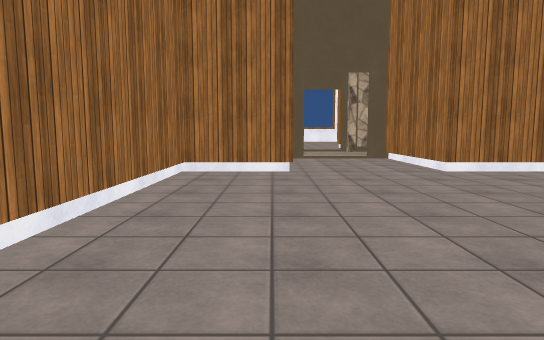
[1] (above)

16 first-person views from a walk through a scene from a Unity 3-D project. The camera is 1.2 m above the floor, tilts 6° down and sees 75° across. Doors are open. The floor is counted in squares, 2 m on a side. Each view is taken from the middle of a square. On the plan, view 1 faces up. The plan holds only what a view shows up to about 10 squares ahead; the rest is blank. The place goes on beyond the plan. Some animated figures are not drawn. Some surface patterns are stand-ins.

[2]
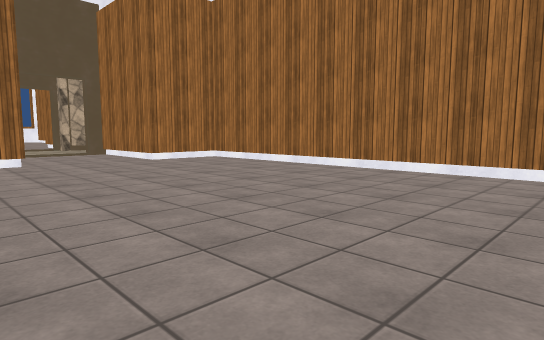

[3]
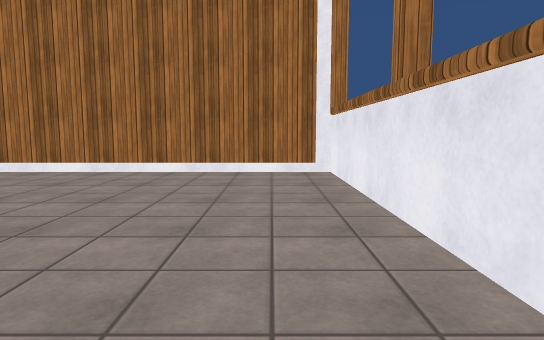

[4]
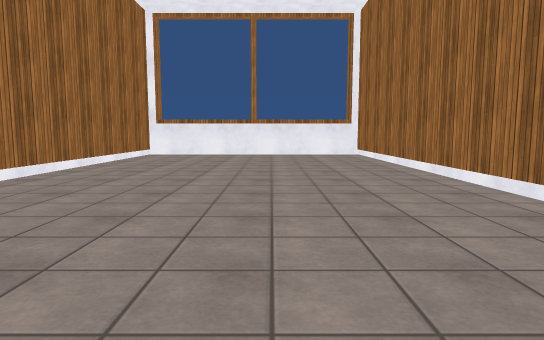

[5]
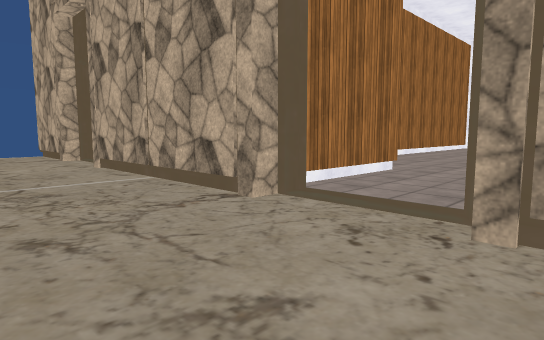

[6]
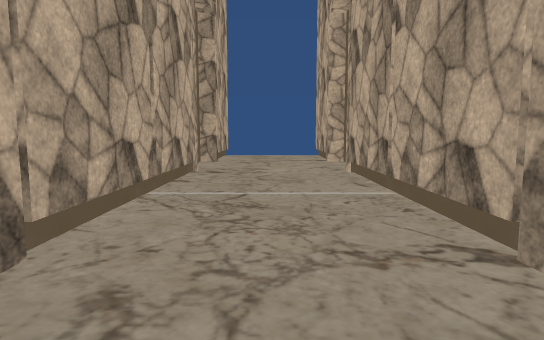

[7]
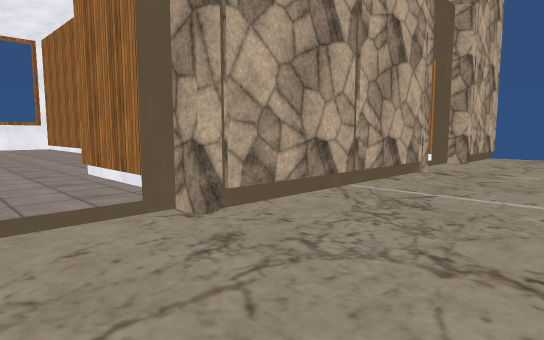

[8]
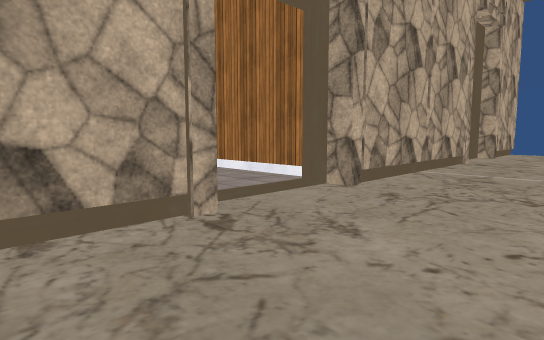

[9]
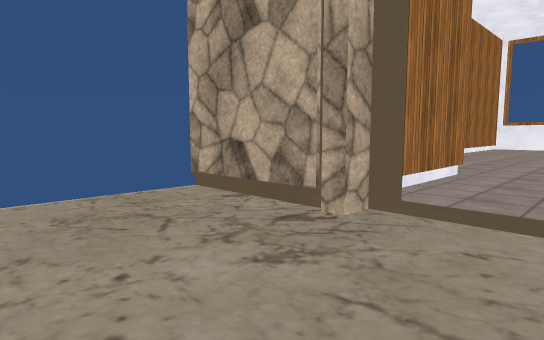

[10]
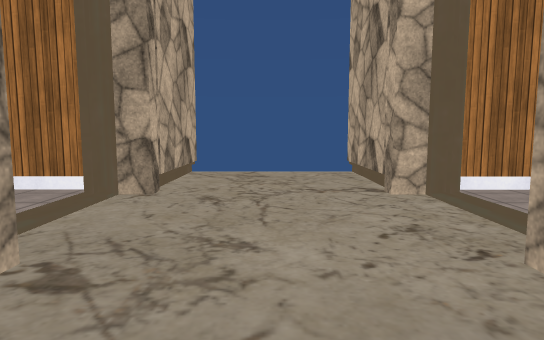

[11]
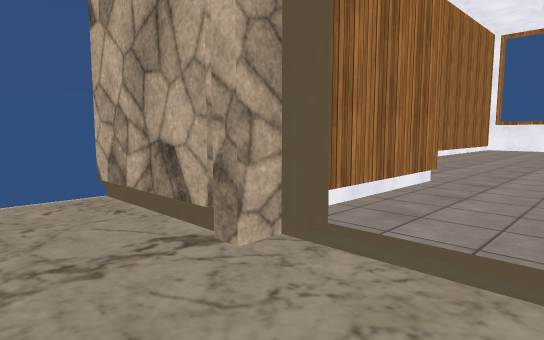

[12]
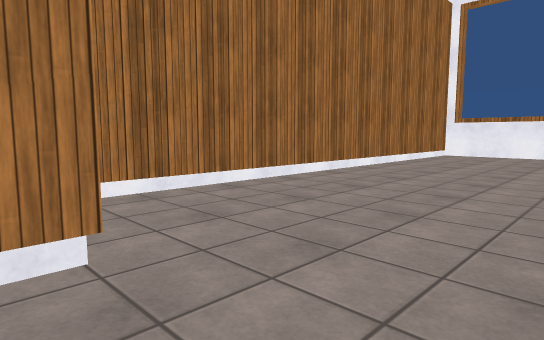

[13]
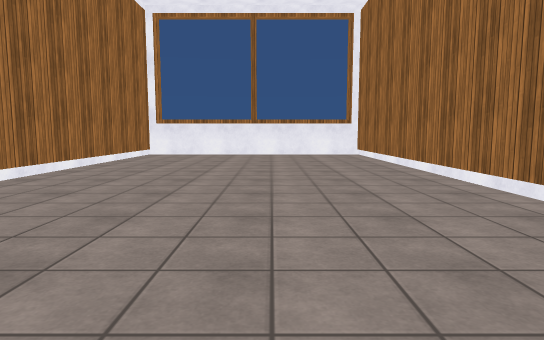

[14]
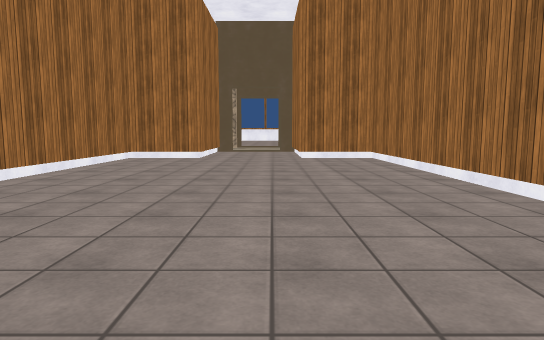

[15]
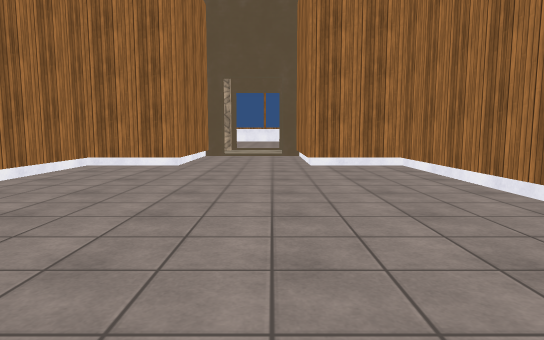

[16]
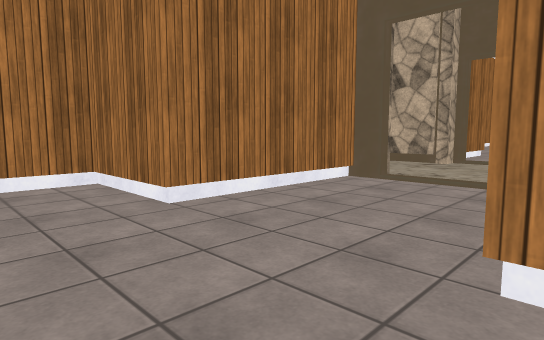

### Floor plan
Points are (right, up) in squares from view 1. A wall is a line through its corners. A room is listed if a view was taken in it or the views show most of it. See-through windows are left out.
Room 1 (views 1, 2, 3, 4)
walls: (0.4, 5.4) (-1.3, 5.4) (-1.3, -3.9) (5, -3.9); (4.3, -4) (4.3, 5.4) (2.6, 5.4) (2.7, 8.2) (2.4, 8.2)
ways out: open door at (1.5, 8) to room 2
Room 2 (views 5, 6, 7, 8, 9, 10, 11)
walls: (2.4, 8.2) (2.4, 8.8) (6.6, 8.8); (6.7, 11.8) (6.7, 11.2) (2.4, 11.2) (2.4, 11.8); (0.6, 11.9) (0.6, 11.2) (-1.5, 11.2); (8.4, 8.3) (8.4, 8.8) (10.5, 8.8); (10.5, 11.2) (8.4, 11.2) (8.4, 11.8)
ways out: open door at (1.5, 8) to room 1; open door at (7.5, 8) to room 3; open door at (1.5, 12) to room 4; open door at (7.5, 12)
Room 3 (views 12, 13, 14, 15, 16)
walls: (5, -3.9) (10.3, -3.9) (10.3, 5.4) (8.7, 5.4) (8.6, 8.3) (8.4, 8.3); (6.8, 8.3) (6.3, 8.3) (6.3, 5.4) (4.7, 5.4) (4.7, -3.8)
ways out: open door at (7.5, 8) to room 2
Room 4 (no view inside)
walls: (0.3, 14.5) (0.4, 12.5); (2.7, 12) (2.7, 14.5)
ways out: open door at (1.5, 12) to room 2

Positions as (right, up) in squares from view 1, and headings:
1: (0, 0), facing up
2: (-1, -2), facing up-right
3: (-1, -3), facing right
4: (1, 6), facing down
5: (0, 11), facing down-right
6: (1, 10), facing right
7: (1, 9), facing up-right
8: (-1, 9), facing up-right
9: (2, 9), facing up-left
10: (5, 10), facing right
11: (7, 10), facing down-right
12: (7, 6), facing down-right
13: (7, 6), facing down
14: (8, -3), facing up
15: (8, -1), facing up
16: (9, 4), facing up-left
